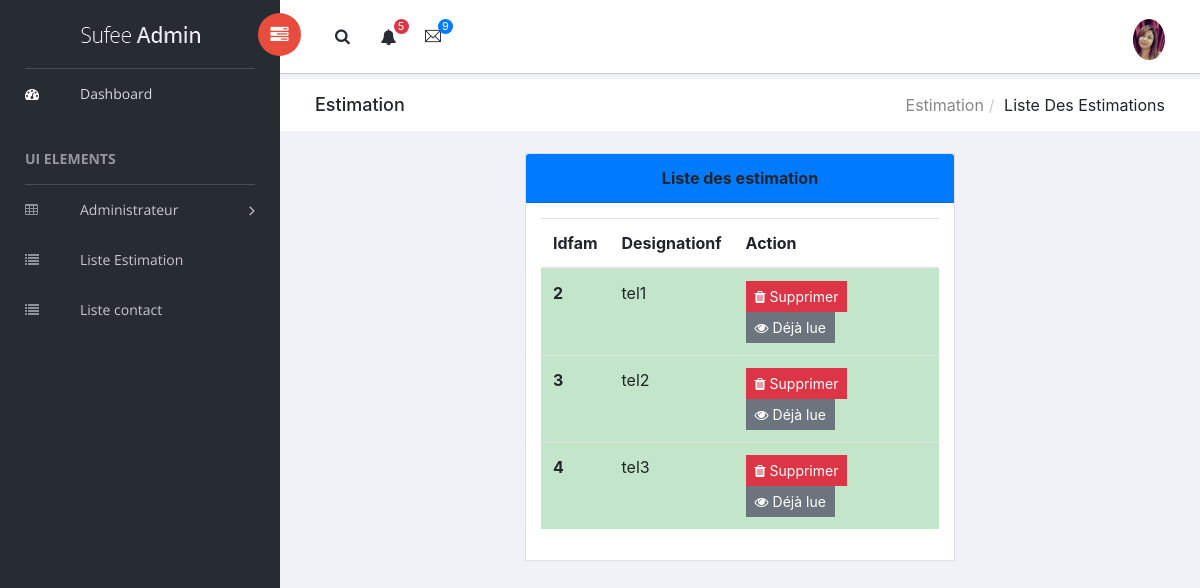
Page /admin/liste_estimation.php (signed in) on the committed database.
### tables this page shows
CREATE TABLE IF NOT EXISTS `estimation` (
  `id` int NOT NULL AUTO_INCREMENT,
  `nom` varchar(255) NOT NULL,
  `tel` varchar(255) NOT NULL,
  `type` varchar(255) NOT NULL,
  `localisation` varchar(255) NOT NULL,
  `lue` tinyint NOT NULL,
  PRIMARY KEY (`id`)
);

### admin/classes.php (called while the page is built, shortened)
<?php
class Estimation {
    public static function lister() {
        $tab = null;
        $cnx = Connexion::getInstance()->getConnexion();
        if ($cnx) {
            $sql = "SELECT * FROM estimation ORDER BY nom";
            $resultat = $cnx->query($sql);
            if ($resultat) {
                $tab = $resultat->fetchAll(PDO::FETCH_ASSOC);
                return $tab;
            }
        }
        return $tab;
    }
}
?>

### admin/liste_estimation.php (the view, shortened to what this page needs)
<?php
if(! isset($_SESSION["user"]))
{
echo '<script>alert("Session expiree")</script>';
}
else
{
?>
<!doctype html>
<html class="no-js" lang="en">
<head>
    <link rel="stylesheet" href="vendors/bootstrap/dist/css/bootstrap.min.css">
    <link rel="stylesheet" href="vendors/font-awesome/css/font-awesome.min.css">
    <link rel="stylesheet" href="vendors/themify-icons/css/themify-icons.css">
    <link rel="stylesheet" href="vendors/flag-icon-css/css/flag-icon.min.css">
    <link rel="stylesheet" href="vendors/selectFX/css/cs-skin-elastic.css">
    <link rel="stylesheet" href="assets/css/style.css">
</head>
<body>
    <?php
        include("classes.php");
        $res1 = Estimation::lister();
    ?>
 <?php include('aside.php'); ?>
    <div id="right-panel" class="right-panel">
        <header id="header" class="header">
            <div class="header-menu">
                <div class="col-sm-7">
                    <a id="menuToggle" class="menutoggle pull-left"><i class="fa fa fa-tasks"></i></a>
                    <div class="header-left">
                        <button class="search-trigger"><i class="fa fa-search"></i></button>
                        <div class="dropdown for-notification">
                            <button class="btn btn-secondary dropdown-toggle" type="button" id="notification" data-toggle="dropdown" aria-haspopup="true" aria-expanded="false">
                                <i class="fa fa-bell"></i>
                                <span class="count bg-danger">5</span>
                            </button>
                        </div>
                        <div class="dropdown for-message">
                            <button class="btn btn-secondary dropdown-toggle" type="button"
                                id="message"
                                data-toggle="dropdown" aria-haspopup="true" aria-expanded="false">
                                <i class="ti-email"></i>
                                <span class="count bg-primary">9</span>
                            </button>
                        </div>
                    </div>
                </div>
                <div class="col-sm-5">
                    <div class="user-area dropdown float-right">
                        <a href="#" class="dropdown-toggle" data-toggle="dropdown" aria-haspopup="true" aria-expanded="false">
                            <img class="user-avatar rounded-circle" src="images/admin.png" alt="User Avatar">
                        </a>
                    </div>
                    <div class="language-select dropdown" id="language-select">
                        <a class="dropdown-toggle" href="#" data-toggle="dropdown"  id="language" aria-haspopup="true" aria-expanded="true">
                            <i class="flag-icon flag-icon-tn"></i>
                        </a>
                    </div>
                </div>
            </div>
        </header>
        <div class="breadcrumbs">
            <div class="col-sm-4">
                <div class="page-header float-left">
                    <div class="page-title">
                        <h1>Estimation</h1>
                    </div>
                </div>
            </div>
            <div class="col-sm-8">
                <div class="page-header float-right">
                    <div class="page-title">
                        <ol class="breadcrumb text-right">
                            <li><a href="#">Estimation</a></li>
                            <li class="active">Liste des estimations</li>
                        </ol>
                    </div>
                </div>
            </div>
        </div>
        <div class="content mt-3">
            <div class="animated fadeIn">
                <div class="row">
                    <div class="col-lg-3">
                    </div>
                    <div class="col-lg-6">
                        <div class="card">
                            <div class="card-header" style="text-align: center !important;background-color:#007bff">
                                <strong class="card-title">Liste des estimation</strong>
                            </div>
                            <?php
                            $res2 = estimation ::lister();
                            if ($res2 != null && count($res2) > 0) {
                            ?>
                            <div class="card-body">
                                <table class="table table-striped">
                                    <thead>
                                        <tr>
                                            <th scope="col">Idfam</th>
                                            <th scope="col">Designationf</th>
                                            <th scope="col">Action</th>
                                        </tr>
                                    </thead>
                                    <tbody>
                                    <?php
                                    foreach ($res1 as $enr1)
                                    {
                                        $isLue = $enr1['lue'] == 1;
                                        $rowClass = $isLue ? 'table-success' : 'table-warning';
                                    ?>
                                        <tr class="<?php echo $rowClass; ?>">
                                            <th scope="row"><?php echo $enr1['id'] ?></th>
                                            <td><?php echo $enr1['tel'] ?></td>
                                            <td>
                                                <a class="btn btn-danger btn-sm" href="supprimer_estimation.php?id=<?php echo $enr1['id']; ?>">
                                                    <i class="fa fa-trash"></i> Supprimer
                                                </a>
                                                <a class="btn btn-<?php echo $isLue ? 'secondary' : 'info'; ?> btn-sm" href="consulter_estimation.php?id=<?php echo $enr1['id']; ?>">
                                                    <i class="fa fa-eye"></i> <?php echo $isLue ? 'Déjà lue' : 'Consulter'; ?>
                                                </a>
                                            </td>
                                        </tr>
                                    <?php
                                    }
                                    ?>
                                    </tbody>
                                </table>
                            </div>
                            <?php
                            } else {
                            ?>
                             <div class="card-body">
                                <h4 class="text-center">Pas d'estimation</h4>
                            </div>
                            <?php
                            }
                            ?>
                        </div>
                    </div>
                    <div class="col-lg-3">
                    </div>
                </div>
            </div>
        </div>
    </div>
</body>
</html>
<?php
}
?>

### rows in the picture
estimation: id "2", tel "tel1", lue "Déjà lue"
estimation: id "3", tel "tel2", lue "Déjà lue"
estimation: id "4", tel "tel3", lue "Déjà lue"
